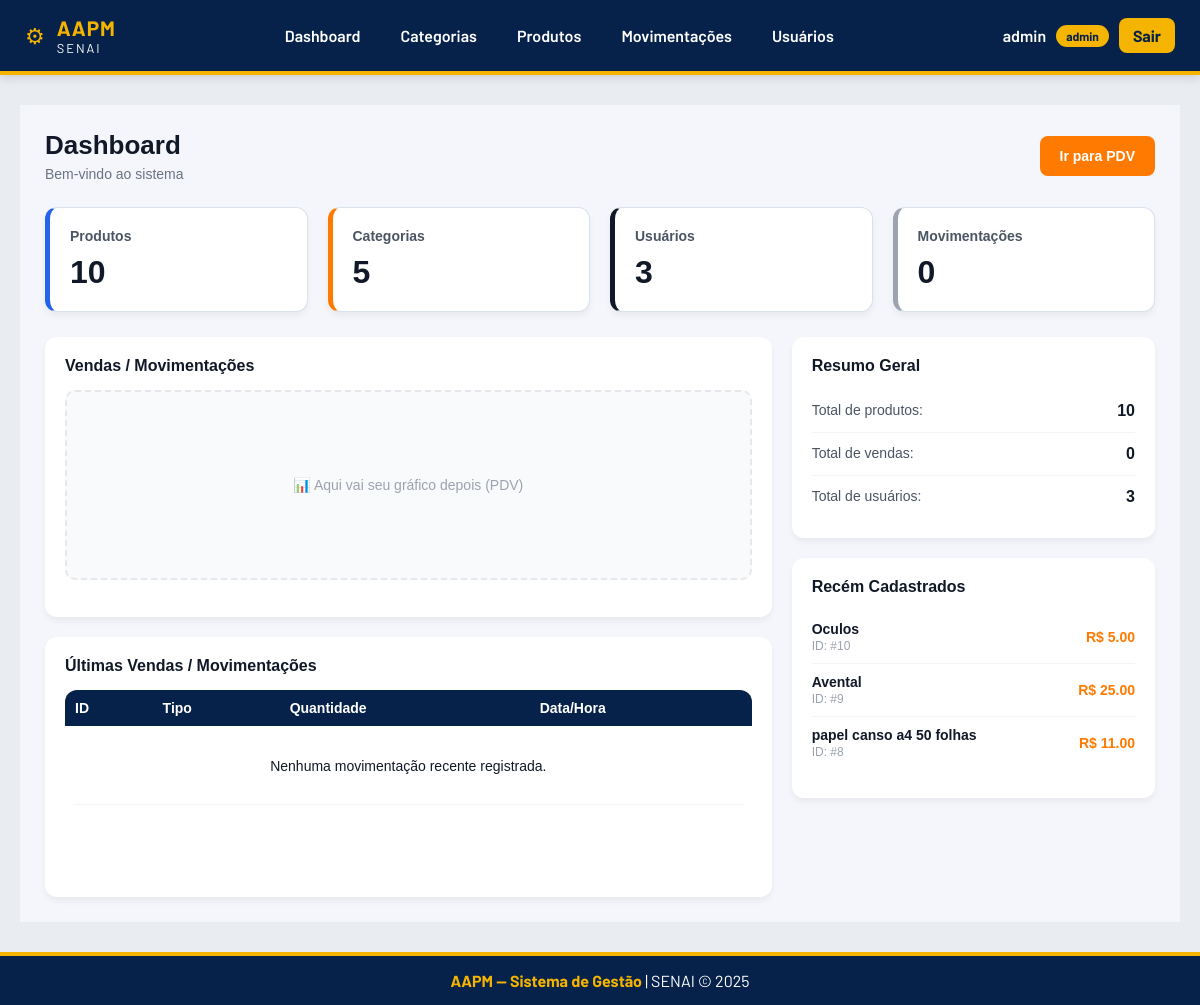
Page / (signed in) on the earlier database version.
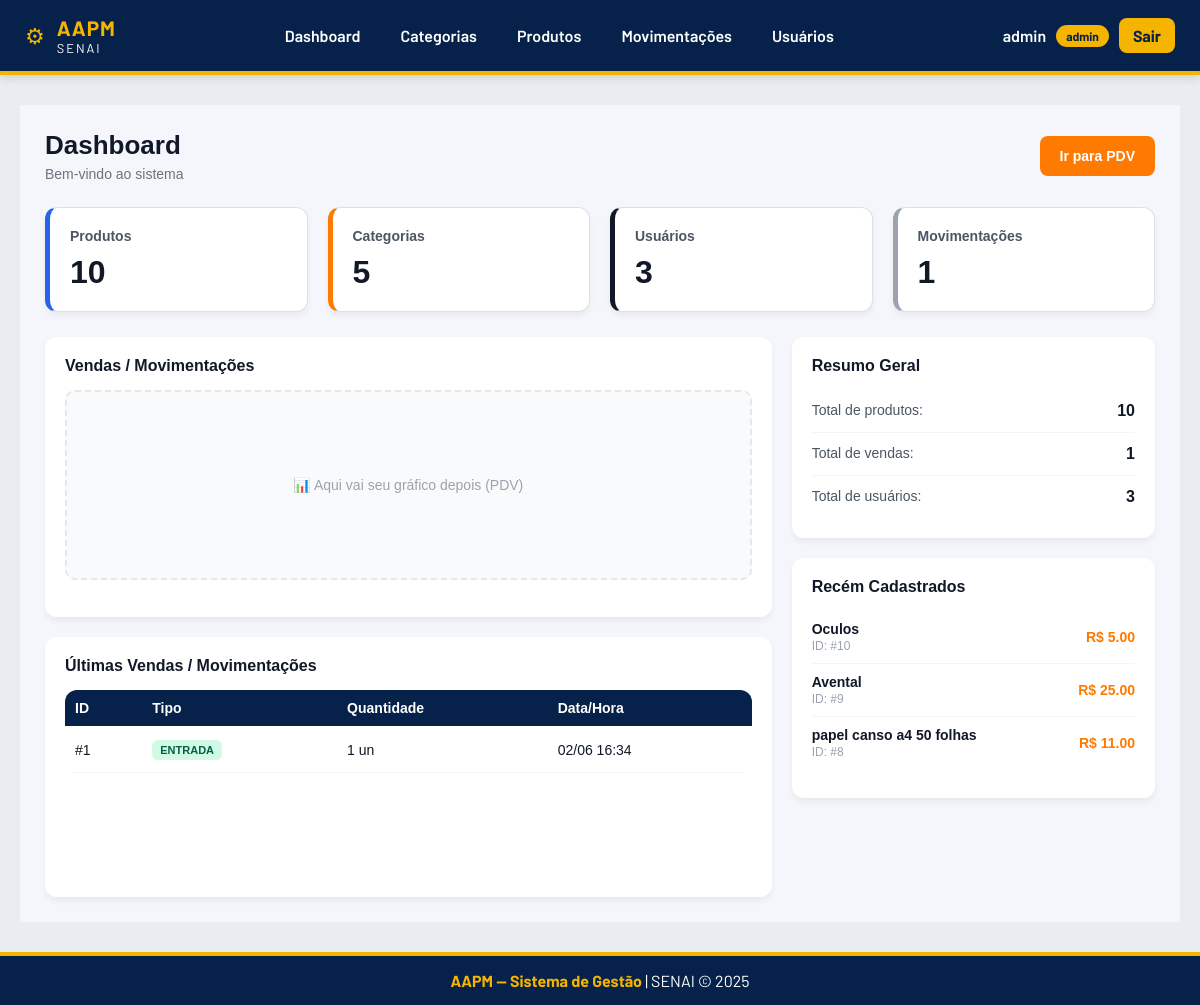
Same page on the later database version.
### app/models/produto.py (models this page shows, shortened)
class Produto(Base):
    __tablename__ = "produtos"
    id = Column(Integer, primary_key=True, autoincrement=True, index=True)
    nome = Column(String (150), nullable=False, index=True)
    preco = Column(Float, nullable=False, default=0.0)
    estoque_atual = Column (Integer, nullable=False, default=0)
    ativo = Column (Boolean, default=True)
    imagem_path = Column(String(255), nullable=True)
    categoria_id = Column (Integer, ForeignKey("categorias.id", ondelete="SET NULL"), nullable=True)
    categoria = relationship("Categoria", back_populates="produtos")

### app/models/movimentacao.py (models this page shows, shortened)
class Movimentacao(Base):
    __tablename__ = "movimentacoes"
    id = Column(Integer, primary_key=True, autoincrement=True, index= True)
    tipo = Column(Enum(Tipo_de_movimentacao), nullable=False)
    quantidade = Column(Integer, nullable=False)
    preco_unitario = Column(Float, nullable=False, default=0.0)
    observacao = Column(String(255), nullable=True)
    criado_em = Column(DateTime, server_default=func.now())
    produto_id = Column(Integer, ForeignKey("produtos.id", ondelete="CASCADE"), nullable=False)
    usuario_id = Column(Integer, ForeignKey("usuarios.id", ondelete="SET NULL"), nullable=False)
    produto = relationship("Produto", backref="movimentacoes")
    usuario = relationship("Usuario", backref="movimentacoes")

### app/main.py (the view)
@app.get("/")
def tela_home(
    request: Request,
    usuario = Depends(get_usuario_opcional),
    db = Depends(get_db)
):
    if usuario is None:
        return templates.TemplateResponse(request, "index.html", {"request": request})
    total_produtos = db.query(Produto).count()
    total_categorias = db.query(Categoria).count()
    total_usuarios = db.query(Usuario).count()
    total_movimentacoes = db.query(Movimentacao).count()
    ultimas_movimentacoes = db.query(Movimentacao).order_by(Movimentacao.id.desc()).limit(4).all()
    ultimos_produtos = db.query(Produto).order_by(Produto.id.desc()).limit(3).all()
    return templates.TemplateResponse(
        request,
        "dashboard.html",
        {
            "request": request,
            "usuario": usuario,
            "total_produtos": total_produtos,
            "total_categorias": total_categorias,
            "total_usuarios": total_usuarios,
            "total_movimentacoes": total_movimentacoes,
            "ultimas_movimentacoes": ultimas_movimentacoes, # Enviando pro HTML
            "ultimos_produtos": ultimos_produtos           # Enviando pro HTML
        }
    )

### app/templates/dashboard.html (shortened to what this page needs)
{% extends "base.html" %}
{% block extra_css %}
<link rel="stylesheet" href="/static/css/dash-board.css">
{% endblock %}
{% block conteudo %}
<div class="dash-container">
    <div class="dash-header">
        <div>
            <h1>Dashboard</h1>
            <p>Bem-vindo ao sistema</p>
        </div>
        <a href="/pdv" class="btn-pdv">Ir para PDV</a>
    </div>
    <div class="dash-cards">
        <div class="card card-blue">
            <h3>Produtos</h3>
            <p class="card-number">{{ total_produtos | default(0) }}</p>
        </div>
        <div class="card card-orange">
            <h3>Categorias</h3>
            <p class="card-number">{{ total_categorias | default(0) }}</p>
        </div>
        <div class="card card-dark">
            <h3>Usuários</h3>
            <p class="card-number">{{ total_usuarios | default(0) }}</p>
        </div>
        <div class="card card-gray">
            <h3>Movimentações</h3>
            <p class="card-number">{{ total_movimentacoes | default(0) }}</p>
        </div>
    </div>
    <div class="dash-grid">
        <div class="dash-left">
            <div class="box large">
                <h3>Vendas / Movimentações</h3>
                <div class="chart-placeholder">
                    📊 Aqui vai seu gráfico depois (PDV)
                </div>
            </div>
            <div class="box table-box">
                <h3>Últimas Vendas / Movimentações</h3>
                <table class="dash-table">
                    <thead>
                        <tr>
                            <th>ID</th>
                            <th>Tipo</th>
                            <th>Quantidade</th>
                            <th>Data/Hora</th>
                        </tr>
                    </thead>
                    <tbody>
                        {% for mov in ultimas_movimentacoes %}
                        <tr>
                            <td>#{{ mov.id }}</td>
                            <td>
                                <span class="badge {{ 'badge-entrada' if mov.tipo == 'entrada' else 'badge-saida' }}">
                                    {{ mov.tipo | upper }}
                                </span>
                            </td>
                            <td>{{ mov.quantidade }} un</td>
                            <td>{{ mov.criado_em.strftime('%d/%m %H:%M') if mov.criado_em else 'Agora' }}</td>
                        </tr>
                        {% else %}
                        <tr>
                            <td colspan="4" class="table-empty">Nenhuma movimentação recente registrada.</td>
                        </tr>
                        {% endfor %}
                    </tbody>
                </table>
            </div>
        </div>
        <div class="dash-right">
            <div class="box small">
                <h3>Resumo Geral</h3>
                <div class="resumo-item">
                    <span>Total de produtos:</span>
                    <strong>{{ total_produtos | default(0) }}</strong>
                </div>
                <div class="resumo-item">
                    <span>Total de vendas:</span>
                    <strong>{{ total_movimentacoes | default(0) }}</strong>
                </div>
                <div class="resumo-item">
                    <span>Total de usuários:</span>
                    <strong>{{ total_usuarios | default(0) }}</strong>
                </div>
            </div>
            <div class="box small-products">
                <h3>Recém Cadastrados</h3>
                <div class="produtos-lista">
                    {% for prod in ultimos_produtos %}
                    <div class="produto-item">
                        <div>
                            <p class="p-nome">{{ prod.nome }}</p>
                            <p class="p-detalhe">ID: #{{ prod.id }}</p>
                        </div>
                        <span class="p-preco">R$ {{ "%.2f"|format(prod.preco) if prod.preco else '0.00' }}</span>
                    </div>
                    {% else %}
                    <p class="lista-empty">Nenhum produto cadastrado recentemente.</p>
                    {% endfor %}
                </div>
            </div>
        </div>
    </div>
</div>
{% endblock %}

### app/templates/base.html (shortened to what this page needs)
<!DOCTYPE html>
<html lang="pt-br">
<head>
  <link rel="stylesheet" href="/static/css/base.css">
  <link rel="stylesheet" href="/static/css/auth.css">
  <link rel="stylesheet" href="/static/css/index-inicial.css">
  <link rel="stylesheet" href="/static/css/index-categorias.css">
  {% block extra_css %}{% endblock %}
</head>
<body>
  <header class="header">
    <div class="header-inner">
      <div class="logo-area">
        <div class="logo-icon">⚙</div>
        <div class="logo-text">
          <span class="logo-aapm">AAPM</span>
          <span class="logo-senai">SENAI</span>
        </div>
      </div>
      {% if usuario %}
      <nav class="nav">
        <a href="/dashboard"  class="nav-link">Dashboard</a>
        <a href="/categorias" class="nav-link">Categorias</a>
        <a href="/produtos"   class="nav-link">Produtos</a>
        <a href="/movimentacoes" class="nav-link">Movimentações</a>
        {% if usuario.role == 'admin' %}
          <a href="/usuarios" class="nav-link">Usuários</a>
        {% endif %}
      </nav>
      <div class="header-user">
        <span class="header-user__name">{{ usuario.nome }}</span>
        <span class="role-badge role-badge--{{ usuario.role|lower }}">{{ usuario.role }}</span>
        <a href="/auth/logout" class="btn-logout">Sair</a>
      </div>
      {% endif %}
    </div>
  </header>
  <main class="main-content">
    {% block conteudo %}{% endblock %}
  </main>
  <footer class="footer">
    <div class="footer-inner">
      <span class="footer-brand">AAPM &mdash; Sistema de Gestão</span>
      <span class="footer-sep">|</span>
      <span class="footer-info">SENAI &copy; 2025</span>
    </div>
  </footer>
</body>
</html>

### app/static/css/base.css (style rules this page uses)
* { margin:0; padding:0; box-sizing:border-box; }
body { font-family:'Barlow', sans-serif; background:#e9edf2; color:#1f2937; min-height:100vh; display:flex; flex-direction:column; }
.header { background:#06224a; border-bottom:4px solid #f5b400; box-shadow:0 2px 10px rgba(0,0,0,.15); }
.header-inner { max-width:1200px; margin:auto; padding:15px 25px; display:flex; align-items:center; justify-content:space-between; }
.logo-area { display:flex; align-items:center; gap:12px; }
.logo-icon { color:#f5b400; font-size:22px; }
.logo-text { display:flex; flex-direction:column; }
.logo-aapm { color:#f5b400; font-weight:700; font-size:1.3rem; letter-spacing:1px; }
.logo-senai { color:#fff; font-size:.8rem; letter-spacing:2px; }
.nav { display:flex; gap:12px; }
.nav-link { text-decoration:none; color:white; font-weight:600; padding:8px 14px; border-radius:8px; transition:.3s; }
.header-user { display:flex; align-items:center; gap:10px; }
.header-user__name { color:white; font-weight:600; }
.role-badge { padding:4px 10px; border-radius:20px; font-size:.75rem; font-weight:700; }
.role-badge--admin { background:#f5b400; color:#06224a; }
.btn-logout { text-decoration:none; background:#f5b400; color:#06224a; padding:8px 14px; border-radius:8px; font-weight:700; transition:.3s; }
.main-content { width:100%; max-width:1200px; margin:30px auto; padding:0 20px; flex:1; }
.card { background:white; border-radius:12px; padding:20px; border:1px solid #d9e1ea; box-shadow:0 2px 6px rgba(0,0,0,.05); }
table { width:100%; border-collapse:collapse; background:white; border-radius:12px; overflow:hidden; }
thead { background:#06224a; color:#f5b400; }
th { padding:14px; text-align:left; }
td { padding:14px; border-bottom:1px solid #e5e7eb; }
.footer { background:#06224a; border-top:4px solid #f5b400; }
.footer-inner { max-width:1200px; margin:auto; padding:15px; text-align:center; color:white; }
.footer-brand { color:#f5b400; font-weight:700; }

Differences in the rows shown:
added Movimentacao: id "1", tipo "ENTRADA", quantidade "1", criado_em "02/06 16:34"
Other differences:
{{ total_movimentacoes | default(0) }}: "0" → "1"
text no longer shown: "Nenhuma movimentação recente registrada."
